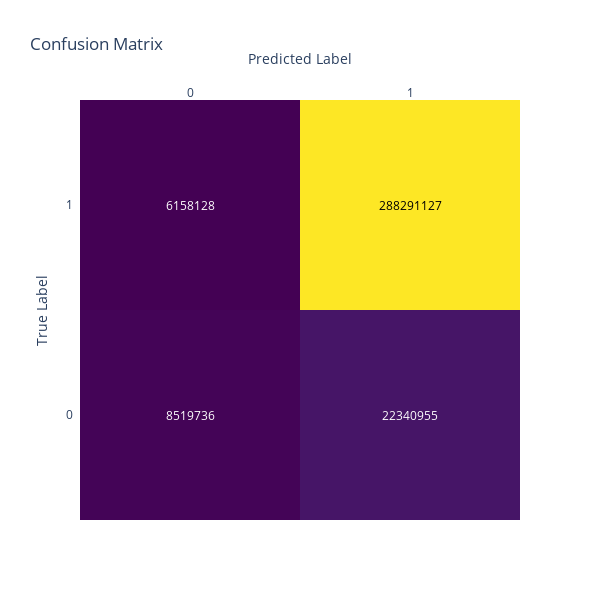

Notebook code cell kept with this figure:
### Markdown cell above
#### XGB confusion matrix

### Code cell
fig = ff.create_annotated_heatmap(
    [[8519736, 22340955], [6158128, 288291127]],
    colorscale='Viridis',
    x=['0', '1'],
    y=['0', '1']
)
fig.update_layout(
    title='Confusion Matrix', 
    xaxis_title="Predicted Label",
    yaxis_title="True Label",
    height=600,
    width=600,
    grid_xside="bottom"
)

### Figure 1 — Plotly figure (JSON) as saved in the notebook; plotly's stock layout.template omitted (floating-point values rounded to 4 significant figures)
{"data": [{"colorscale": [[0, "#440154"], [0.1111, "#482878"], [0.2222, "#3e4989"], [0.3333, "#31688e"], [0.4444, "#26828e"], [0.5556, "#1f9e89"], [0.6667, "#35b779"], [0.7778, "#6ece58"], [0.8889, "#b5de2b"], [1, "#fde725"]], "reversescale": false, "showscale": false, "type": "heatmap", "x": ["0", "1"], "y": ["0", "1"], "z": [[8519736, 22340955], [6158128, 288291127]]}], "layout": {"annotations": [{"font": {"color": "#FFFFFF"}, "showarrow": false, "text": "8519736", "x": "0", "xref": "x", "y": "0", "yref": "y"}, {"font": {"color": "#FFFFFF"}, "showarrow": false, "text": "22340955", "x": "1", "xref": "x", "y": "0", "yref": "y"}, {"font": {"color": "#FFFFFF"}, "showarrow": false, "text": "6158128", "x": "0", "xref": "x", "y": "1", "yref": "y"}, {"font": {"color": "#000000"}, "showarrow": false, "text": "288291127", "x": "1", "xref": "x", "y": "1", "yref": "y"}], "grid": {"xside": "bottom"}, "height": 600, "title": {"text": "Confusion Matrix"}, "width": 600, "xaxis": {"autorange": true, "dtick": 1, "gridcolor": "rgb(0, 0, 0)", "range": [-0.5, 1.5], "side": "top", "ticks": "", "title": {"text": "Predicted Label"}, "type": "category"}, "yaxis": {"autorange": true, "dtick": 1, "range": [-0.5, 1.5], "ticks": "", "ticksuffix": "  ", "title": {"text": "True Label"}, "type": "category"}}}
